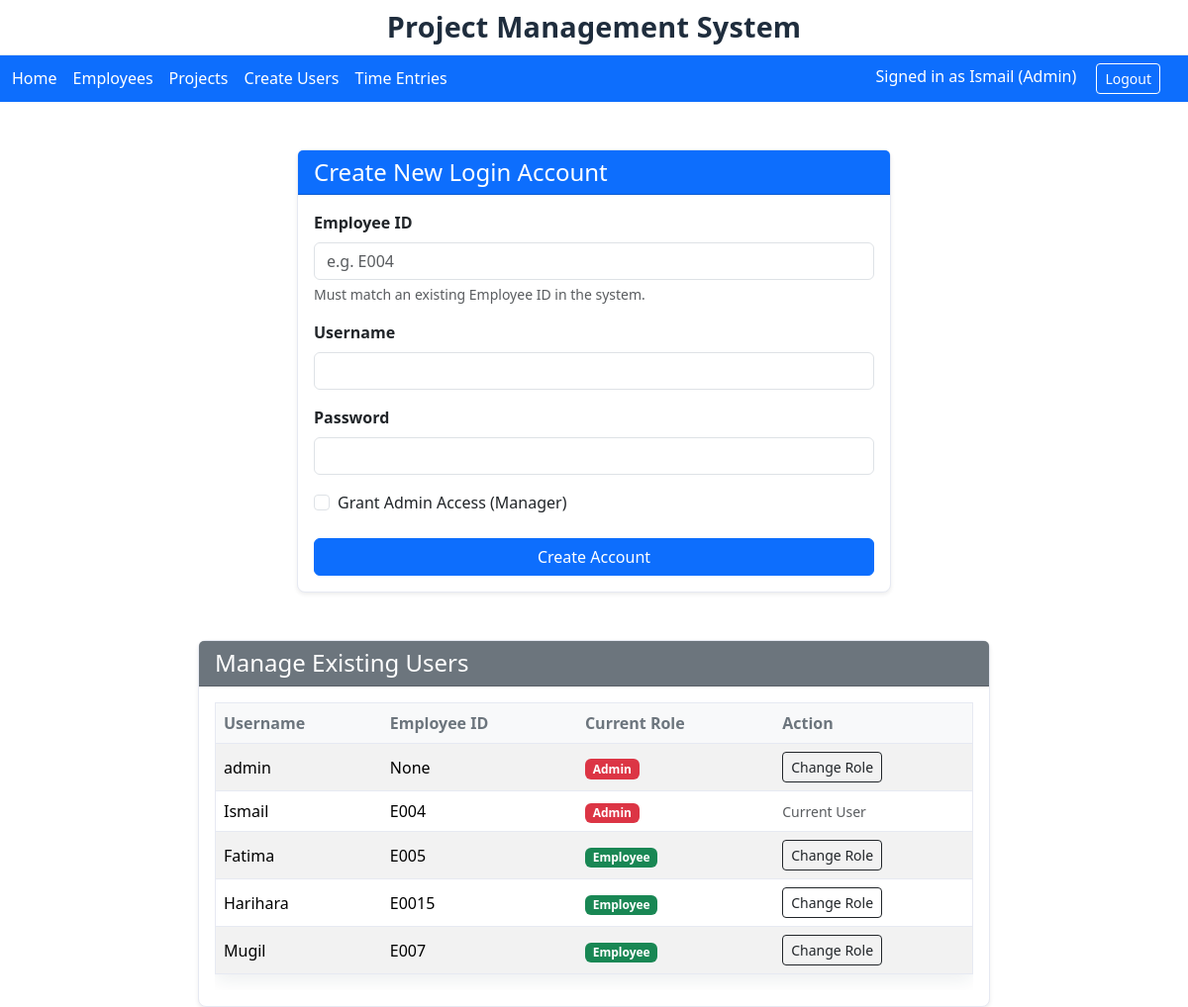
Screenshot of /create-users (signed in) with the database file from the repository.
### app.py (models this page shows, shortened)
class User(db.Model):
    username = db.Column(db.String, primary_key=True)
    password_hash = db.Column(db.String, nullable=False)
    is_admin = db.Column(db.Boolean, default=False)
    employee_id = db.Column(db.String, db.ForeignKey('employee.id'))

### app.py (the view)
@app.route('/create-users')
@login_required
@admin_required
def create_users_page():
    users = User.query.all()
    return render_template('create_users.html', users=users)

### app.py (called while the page is built)
def login_required(view_func):
    @wraps(view_func)
    def wrapper(*args, **kwargs):
        if 'user' not in session:
            if request.path.startswith('/api/'): return jsonify({'error': 'Unauthorized'}), 401
            return redirect(url_for('login', next=request.path))
        return view_func(*args, **kwargs)
    return wrapper

def admin_required(view_func):
    @wraps(view_func)
    def wrapper(*args, **kwargs):
        if not session.get('is_admin'):
            if request.path.startswith('/api/'): return jsonify({'error': 'Forbidden'}), 403
            return redirect(url_for('time_entries_page'))
        return view_func(*args, **kwargs)
    return wrapper

### templates/create_users.html (shortened to what this page needs)
{% extends "layout.html" %}
{% block content %}
<div class="d-flex flex-column align-items-center">
    <div class="card shadow-sm mb-5" style="width: 100%; max-width: 600px; margin-top: 2rem;">
        <div class="card-header bg-primary text-white">
            <h4 class="mb-0">Create New Login Account</h4>
        </div>
        <div class="card-body">
            <form id="createUserForm">
                <div class="mb-3">
                    <label for="employee_id" class="form-label fw-bold">Employee ID</label>
                    <input type="text" class="form-control" id="employee_id" name="employee_id" placeholder="e.g. E004"
                        required>
                    <div class="form-text">Must match an existing Employee ID in the system.</div>
                </div>
                <div class="mb-3">
                    <label for="username" class="form-label fw-bold">Username</label>
                    <input type="text" class="form-control" id="username" name="username" required>
                </div>
                <div class="mb-3">
                    <label for="password" class="form-label fw-bold">Password</label>
                    <input type="password" class="form-control" id="password" name="password" required>
                </div>
                <div class="mb-4 form-check">
                    <input type="checkbox" class="form-check-input" id="is_admin" name="is_admin">
                    <label class="form-check-label" for="is_admin">Grant Admin Access (Manager)</label>
                </div>
                <div class="d-grid">
                    <button type="submit" class="btn btn-primary">Create Account</button>
                </div>
            </form>
        </div>
    </div>
    <div class="card shadow-sm" style="width: 100%; max-width: 800px;">
        <div class="card-header bg-secondary text-white">
            <h4 class="mb-0">Manage Existing Users</h4>
        </div>
        <div class="card-body">
            <div class="table-responsive">
                <table class="table table-striped table-hover align-middle">
                    <thead class="table-light">
                        <tr>
                            <th>Username</th>
                            <th>Employee ID</th>
                            <th>Current Role</th>
                            <th>Action</th>
                        </tr>
                    </thead>
                    <tbody>
                        {% for user in users %}
                        <tr>
                            <td>{{ user.username }}</td>
                            <td>{{ user.employee_id }}</td>
                            <td id="role-label-{{ user.username }}">
                                {% if user.is_admin %}
                                <span class="badge bg-danger">Admin</span>
                                {% else %}
                                <span class="badge bg-success">Employee</span>
                                {% endif %}
                            </td>
                            <td>
                                {% if user.username == session.get('user') %}
                                <span class="text-muted small">Current User</span>
                                {% else %}
                                <button class="btn btn-sm btn-outline-dark" onclick="toggleRole('{{ user.username }}')">
                                    Change Role
                                </button>
                                {% endif %}
                            </td>
                        </tr>
                        {% endfor %}
                    </tbody>
                </table>
            </div>
        </div>
    </div>
</div>
{% endblock %}

### templates/layout.html (shortened to what this page needs)
<!doctype html>
<html lang="en">
<head>
  <link href="https://cdn.jsdelivr.net/npm/bootstrap@5.3.3/dist/css/bootstrap.min.css" rel="stylesheet">
  <link href="{{ url_for('static', filename='style.css') }}" rel="stylesheet">
</head>
{% set on_login = (request.endpoint == 'login') %}
<body>
  <div class="title-strip">
    <div class="container page-wrap">
      <h1 class="global-title">Project Management System</h1>
    </div>
  </div>
  <div class="topbar py-2">
    <div class="container page-wrap d-flex align-items-center justify-content-between">
      {% if on_login %}
      <div></div>
      <div class="right"><a class="btn btn-outline-light btn-sm" href="{{ url_for('login') }}">Login</a></div>
      {% else %}
      <div class="left d-flex align-items-center">
        <a href="/">Home</a>
        {% if session.get('is_admin') %}
        <a href="/employees">Employees</a>
        <a href="/projects">Projects</a>
        <a href="{{ url_for('create_users_page') }}">Create Users</a>
        {% endif %}
        <a href="/time-entries">Time Entries</a>
      </div>
      <div class="right">
        {% if session.get('user') %}
        <span class="me-3">Signed in as {{ session.get('user') }}{% if session.get('is_admin') %} (Admin){% endif
          %}</span>
        <a class="btn btn-outline-light btn-sm" href="{{ url_for('logout') }}">Logout</a>
        {% else %}
        <a class="btn btn-outline-light btn-sm" href="{{ url_for('login') }}">Login</a>
        {% endif %}
      </div>
      {% endif %}
    </div>
  </div>
  <div class="container page-wrap content-wrap">
    {% block content %}{% endblock %}
  </div>
</body>
</html>

### static/style.css (style rules this page uses)
:root { --topbar: #0d6efd; --topbar-text: #fff; --bg: #ffffff; --ink: #1f2d3d; --muted: #6c757d; --surface: #fff; --border: #e6e9f2; --shadow: 0 6px 18px rgba(31, 45, 61, .08); }
html, body { background: var(--bg); color: var(--ink); font-family: system-ui, -apple-system, "Segoe UI", Roboto, "Helvetica Neue", Arial, "Noto Sans", "Liberation Sans", sans-serif; }
.container.page-wrap { max-width: 1200px; }
.title-strip { background: #fff; border-bottom: 1px solid var(--border); }
.title-strip .global-title { font-size: 1.8rem; font-weight: 800; letter-spacing: .2px; text-align: center; padding: 10px 0; margin: 0; }
.topbar { background: var(--topbar); color: var(--topbar-text); }
.topbar a { color: var(--topbar-text); text-decoration: none; margin-right: 16px; }
.topbar .right .btn { border-color: #fff; color: #fff; }
.content-wrap { padding-top: 16px; }
.card, .table, .modal-content { border: 1px solid var(--border); box-shadow: var(--shadow); border-radius: .5rem; }
.table thead th { color: var(--muted); font-weight: 600; border-bottom: 1px solid var(--border) !important; }
.table td, .table th { vertical-align: middle; }

### rows the page displays
User: get "Ismail", username "Ismail", employee_id "E004", is_admin "Admin", shows "Current User"
User: username "admin", employee_id "None", is_admin "Admin"
User: username "Fatima", employee_id "E005", is_admin "Employee"
User: username "Harihara", employee_id "E0015", is_admin "Employee"
User: username "Mugil", employee_id "E007", is_admin "Employee"
